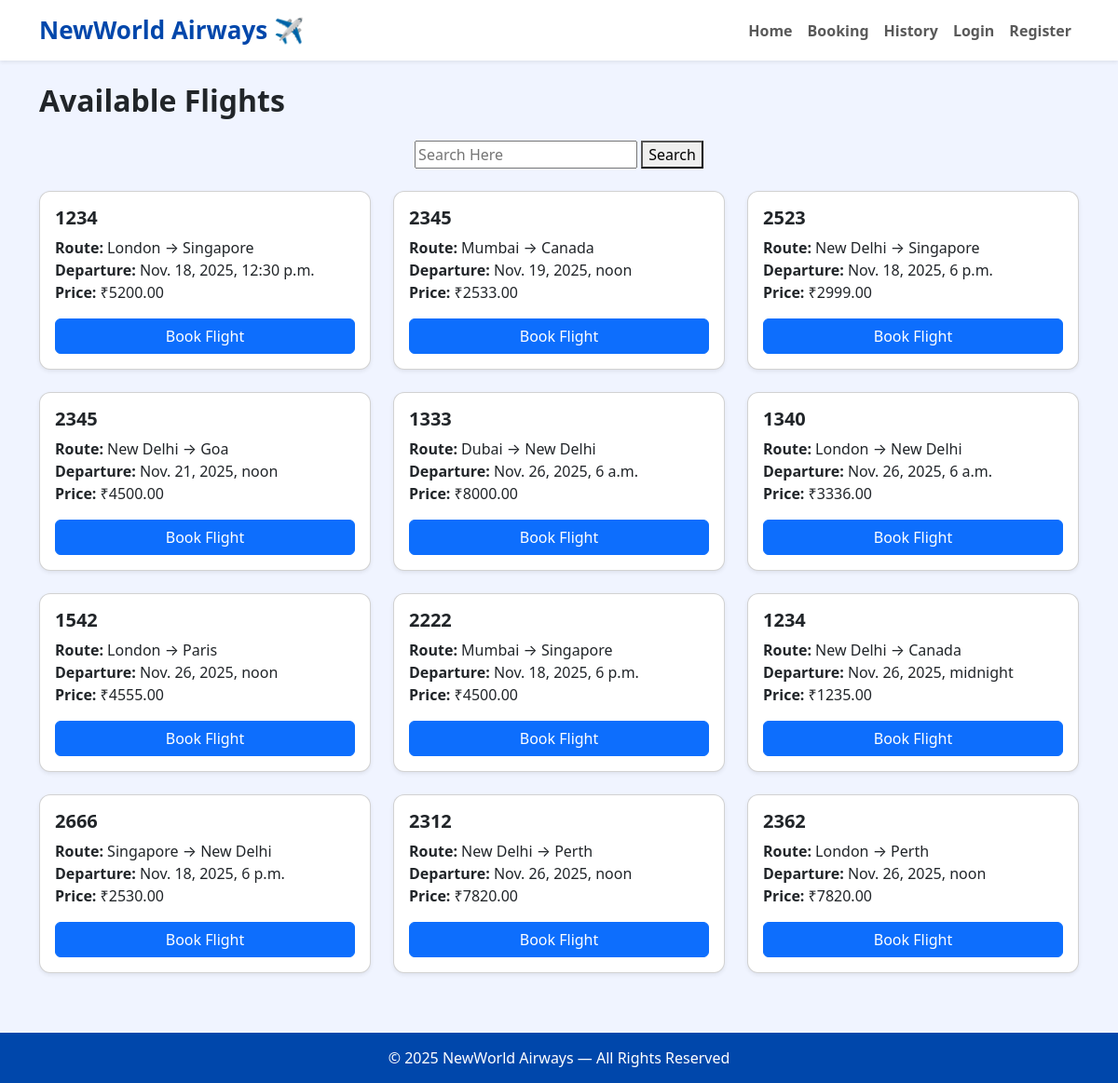
The page / on the database its author committed.
### base/models.py (models this page shows, shortened)
class Flight(models.Model):
    flight_no = models.CharField(max_length=20)
    origin = models.CharField(max_length=100)
    destination = models.CharField(max_length=100)
    departure_time = models.DateTimeField()
    price = models.DecimalField(max_digits=8, decimal_places=2)

### base/views.py (the view)
# urls.py: path('', home, name='home'),
def home(request):
    flights = Flight.objects.all()
    return render(request, "home.html", {"flights": flights})

### base/templates/home.html
{% extends 'nav.html' %}
{% block content %}
<h2 class="mb-4 fw-bold">Available Flights</h2>
<center>
    <form action="" method="POST">
        <input type="text" name="q" placeholder="Search Here" id="">
        <button type="submit">Search</button>
    </form>
</center><br>
<div class="row">
    {% for flight in flights %}
    <div class="col-md-4">
        <div class="card shadow-sm mb-4">
            <div class="card-body">
                <h5 class="card-title fw-bold">{{ flight.flight_no }}</h5>
                <p class="card-text">
                    <strong>Route:</strong> {{ flight.origin }} → {{ flight.destination }}<br>
                    <strong>Departure:</strong> {{ flight.departure_time }}<br>
                    <strong>Price:</strong> ₹{{ flight.price }}
                </p>
                <a href="{% url 'booking' flight_id=flight.id %}" class="btn btn-primary w-100">
                    Book Flight
                </a>
            </div>
        </div>
    </div>
    {% empty %}
    <p>No flights available at the moment.</p>
    {% endfor %}
</div>
{% endblock %}

### templates/nav.html (shortened to what this page needs)
<!DOCTYPE html>
<html lang="en">
<head>
    <link href="https://cdn.jsdelivr.net/npm/bootstrap@5.3.2/dist/css/bootstrap.min.css" rel="stylesheet">
</head>
<body>
<nav class="navbar navbar-expand-lg navbar-light bg-white shadow-sm">
    <div class="container">
        <a class="navbar-brand" href="{% url 'home' %}">NewWorld Airways ✈️</a>
        <div class="collapse navbar-collapse" id="navbarNav">
            <ul class="navbar-nav ms-auto">
                <li class="nav-item">
                    <a class="nav-link fw-bold" href="{% url 'home' %}">Home</a>
                </li>
                <li class="nav-item">
                    <a class="nav-link fw-bold" href="#">Booking</a>
                </li>
                <li class="nav-item">
                    <a class="nav-link fw-bold" href="{% url 'history' %}">History</a>
                </li>
                {% if user.is_authenticated %}
                    <li class="nav-item">
                    <span class="nav-link fw-bold">Hello, {{ user.username }}</span>
                    </li>
                    <li class="nav-item">
                        <a class="nav-link fw-bold" href="{% url 'logout' %}">Logout</a>
                    </li>
                {% else %}
                    <li class="nav-item">
                        <a class="nav-link fw-bold" href="{% url 'login' %}">Login</a>
                    </li>
                    <li class="nav-item">
                        <a class="nav-link fw-bold" href="{% url 'register' %}">Register</a>
                    </li>
                {% endif %}
            </ul>
        </div>
    </div>
</nav>
<div class="container mt-4">
    {% block content %}{% endblock %}
</div>
<footer>
    © 2025 NewWorld Airways — All Rights Reserved
</footer>
</body>
</html>

### templates/nav.html (style rules this page uses)
.navbar-brand { font-size: 26px; font-weight: bold; color: #0047AB !important; }
body { background: #f0f4ff; }
.card { border-radius: 12px; }
footer { margin-top: 40px; padding: 15px; background: #0047AB; color: white; text-align: center; }

### rows shown on the page
Flight: flight_no "1234", origin "London", destination "Singapore", departure_time "Nov. 18, 2025, 12:30 p.m.", price "5200.00"
Flight: flight_no "2345", origin "Mumbai", destination "Canada", departure_time "Nov. 19, 2025, noon", price "2533.00"
Flight: flight_no "2523", origin "New Delhi", destination "Singapore", departure_time "Nov. 18, 2025, 6 p.m.", price "2999.00"
Flight: flight_no "2345", origin "New Delhi", destination "Goa", departure_time "Nov. 21, 2025, noon", price "4500.00"
Flight: flight_no "1333", origin "Dubai", destination "New Delhi", departure_time "Nov. 26, 2025, 6 a.m.", price "8000.00"
Flight: flight_no "1340", origin "London", destination "New Delhi", departure_time "Nov. 26, 2025, 6 a.m.", price "3336.00"
Flight: flight_no "1542", origin "London", destination "Paris", departure_time "Nov. 26, 2025, noon", price "4555.00"
Flight: flight_no "2222", origin "Mumbai", destination "Singapore", departure_time "Nov. 18, 2025, 6 p.m.", price "4500.00"
Flight: flight_no "1234", origin "New Delhi", destination "Canada", departure_time "Nov. 26, 2025, midnight", price "1235.00"
Flight: flight_no "2666", origin "Singapore", destination "New Delhi", departure_time "Nov. 18, 2025, 6 p.m.", price "2530.00"
Flight: flight_no "2312", origin "New Delhi", destination "Perth", departure_time "Nov. 26, 2025, noon", price "7820.00"
Flight: flight_no "2362", origin "London", destination "Perth", departure_time "Nov. 26, 2025, noon", price "7820.00"
